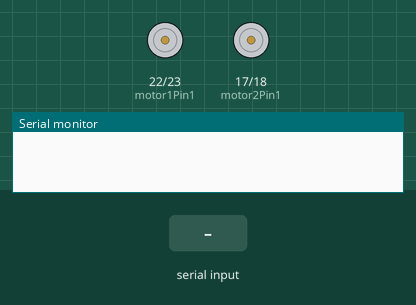
Recording of a sketch running on a simulated ESP32. Shown: motor-driver pin pairs drawn as motors (green arrow = first pin HIGH = forward, orange = second pin HIGH = backward, longer = more drive, scaled by the enable pin), the last lines printed to the serial monitor. Inputs (shaded band) come from the test bench.

Above: at 1.2 s.
1.3 s: "1" received over Serial
At 2.2 s:
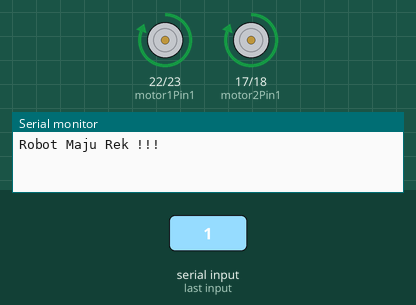
2.8 s: "2" received over Serial
At 3.3 s:
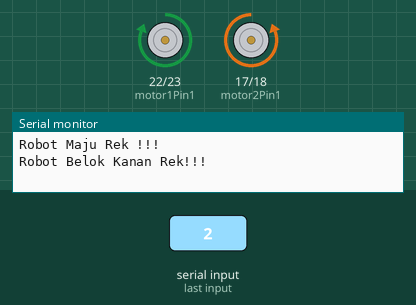
4.3 s: "3" received over Serial
At 5.5 s:
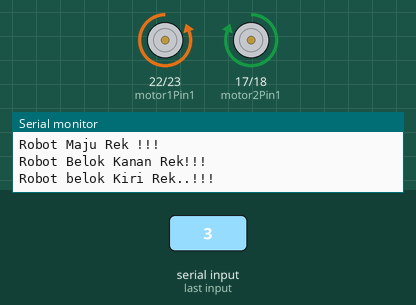
5.8 s: "4" received over Serial
At 6.8 s:
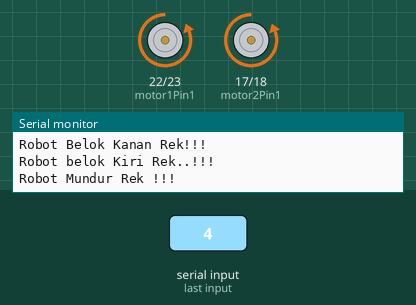
Timing chart, 0 to 8.3 s (numbered marks = the images above; inputs shaded):
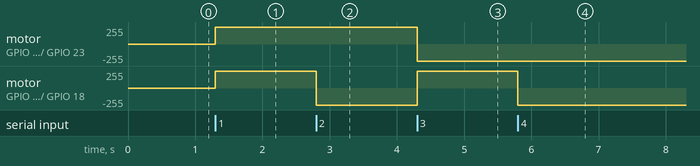

The sketch:

UAS.ino
```cpp
char myData = 0;

// Motor Kiri
int motor1Pin1 = 22;
int motor1Pin2 = 23;
int enable1Pin = 21;
// Motor Kanan
int motor2Pin1 = 17;
int motor2Pin2 = 18;
int enable2Pin = 16;
// Setting PWM properties
const int freq = 30000;
const int pwmChannel = 0;
const int pwmChanne2 = 0;
const int resolution = 8;
const int dutyCycle = 255;

void setup() {
  Serial.begin(115200);
  // sets the pins as outputs:
  pinMode(motor1Pin1, OUTPUT);
  pinMode(motor1Pin2, OUTPUT);
  pinMode(enable1Pin, OUTPUT);
  pinMode(motor2Pin1, OUTPUT);
  pinMode(motor2Pin2, OUTPUT);
  pinMode(enable2Pin, OUTPUT);

  // Konfigurasikan fungsi PWM
  ledcSetup(pwmChannel, freq, resolution);
  ledcSetup(pwmChanne2, freq, resolution);

  // menentukan saluran ke GPIO untuk dikontrol
  ledcAttachPin(enable1Pin, pwmChannel);
  ledcAttachPin(enable2Pin, pwmChannel);

  ledcWrite(pwmChannel, dutyCycle);
}
void loop()
{
char myData = 0;
if (Serial.available()) {
  myData = Serial.read();  // baca langsung sebagai char
}
if (myData == '1'){
  Serial.println("Robot Maju Rek !!!");
  // Maju
  digitalWrite(motor1Pin1, HIGH);
  digitalWrite(motor1Pin2, LOW);
  digitalWrite(motor2Pin1, HIGH);
  digitalWrite(motor2Pin2, LOW);
  delay(200);
  ledcWrite(pwmChannel, dutyCycle);
}

else if (myData == '2'){
  Serial.println("Robot Belok Kanan Rek!!!");
  // Belok kanan
  digitalWrite(motor1Pin1, HIGH);
  digitalWrite(motor1Pin2, LOW);
  digitalWrite(motor2Pin1, LOW);
  digitalWrite(motor2Pin2, HIGH);
  delay(200);
  ledcWrite(pwmChannel, dutyCycle);
}

else if (myData == '3'){
  Serial.println("Robot belok Kiri Rek..!!!");
  // Belok kiri
  digitalWrite(motor1Pin1, LOW);
  digitalWrite(motor1Pin2, HIGH);
  digitalWrite(motor2Pin1, HIGH);
  digitalWrite(motor2Pin2, LOW);
  delay(200);
  ledcWrite(pwmChannel, dutyCycle);
}
else if (myData == '4'){
  Serial.println("Robot Mundur Rek !!!");
  // Mundur
  digitalWrite(motor1Pin1, LOW);
  digitalWrite(motor1Pin2, HIGH);
  digitalWrite(motor2Pin1, LOW);
  digitalWrite(motor2Pin2, HIGH);
  delay(200);
  ledcWrite(pwmChannel, dutyCycle);
}


else if (myData == '0'){
  Serial.println("Robot Berhenti Rek.. !!!");
  // Belok kiri
  digitalWrite(motor1Pin1, LOW);
  digitalWrite(motor1Pin2, LOW);
  digitalWrite(motor2Pin1, LOW);
  digitalWrite(motor2Pin2, LOW);
  ledcWrite(pwmChannel, dutyCycle);
}
}
```

Measured:
- after the input at 1.3 s, motor on GPIO 22 (motor1Pin1) / GPIO 23 (motor1Pin2), motor on GPIO 17 (motor2Pin1) / GPIO 18 (motor2Pin2): stopped → forward 255/255 at once
- after the input at 2.8 s, motor on GPIO 17 (motor2Pin1) / GPIO 18 (motor2Pin2): forward 255/255 → backward 255/255 at once
- after the input at 4.3 s, motor on GPIO 22 (motor1Pin1) / GPIO 23 (motor1Pin2): forward 255/255 → backward 255/255 at once; motor on GPIO 17 (motor2Pin1) / GPIO 18 (motor2Pin2): backward 255/255 → forward 255/255 at once
- after the input at 5.8 s, motor on GPIO 17 (motor2Pin1) / GPIO 18 (motor2Pin2): forward 255/255 → backward 255/255 at once
